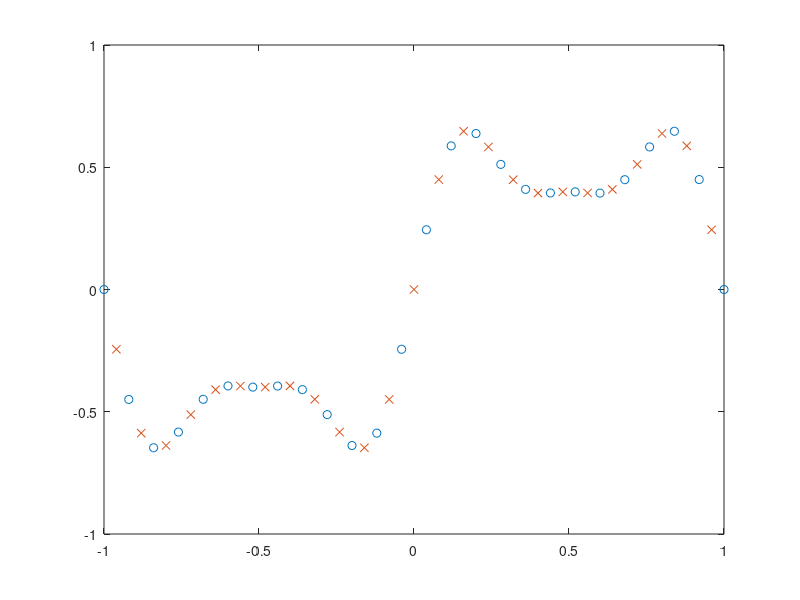

Source code (MATLAB): (Note: this script raises an error after producing the figure.)
clear all;
close all;
 numPts=51;
 x=linspace(-1,1,numPts)';
 y=0.6*sin(pi*x)+0.3*sin(3*pi*x)+0.1*sin(5*pi*x);
 data=[x y];
 trndata=data(1:2:numPts,:);
 chkdata=data(2:2:numPts,:);

plot(trndata(:,1),trndata(:,2),'o',chkdata(:,1),chkdata(:,2),'x')



%  numMFs=8;
%  mfType='gbellmf';
%  fismat = genfis1(trndata, numMFs,mfType);
 

opt = genfisOptions('GridPartition');
opt.NumMembershipFunctions = 7;
opt.InputMembershipFunctionType = "gaussmf";

 fismat=(genfis(trndata(:,1),trndata(:,2),opt))
 figure
 [x,mf]=plotmf(fismat,'input',1);
 plot(x,mf)

 numEpochs=40;

[fismat1,trnErr,ss,fismat2,chkErr]=anfis(trndata,fismat,numEpochs,NaN,chkdata);  % calling ANFIS, feeding in training and validation data
% note that validation data is simply an even split of data set, every even
% number

 trnOut=evalfis(trndata(:,1),fismat1);
 trnRMSE=norm(trnOut-trndata(:,2))/sqrt(length(trnOut))

 chkOut=evalfis(chkdata(:,1),fismat2);
 chkRMSE=norm(chkOut-chkdata(:,2))/sqrt(length(chkOut))
 epoch=1:numEpochs;

 figure
 plot(epoch,trnErr,'o',epoch,chkErr,'x')
 hold on;
 plot(epoch,[trnErr chkErr])
 hold off;

 figure
 plot(epoch,ss,'-',epoch,ss,'x')

 
 [x,mf]=plotmf(fismat1,'input',1);
 figure
 plot(x,mf)
 

 anfis_y=evalfis(x(:,1),fismat1);
 
 figure
 plot(trndata(:,1), trndata(:,2),'o',chkdata(:,1),chkdata(:,2),'x',x,anfis_y,'-')

